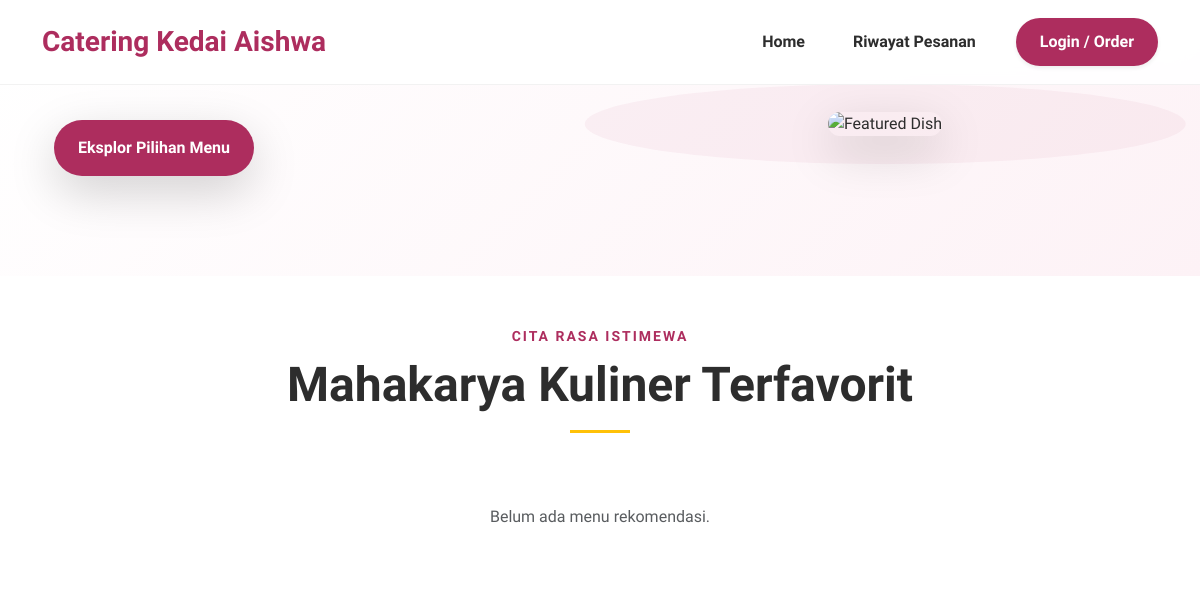
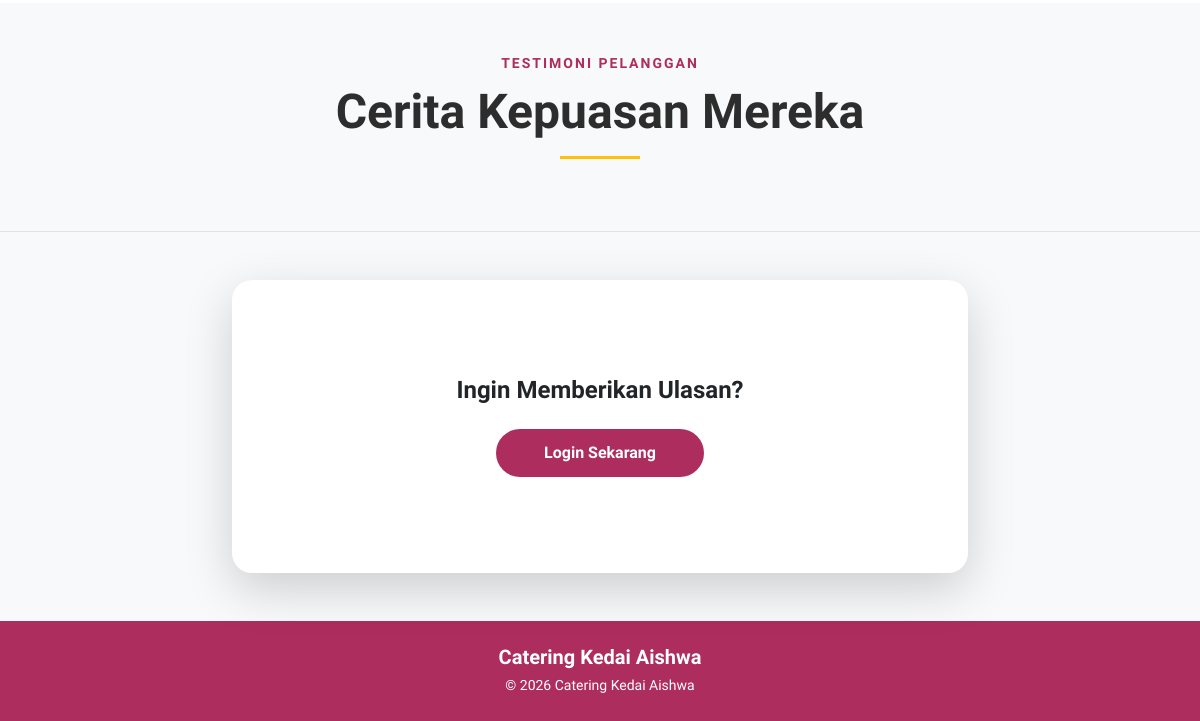
Before: /pelanggan/index.php with the older database file (2 pictures, top to bottom).
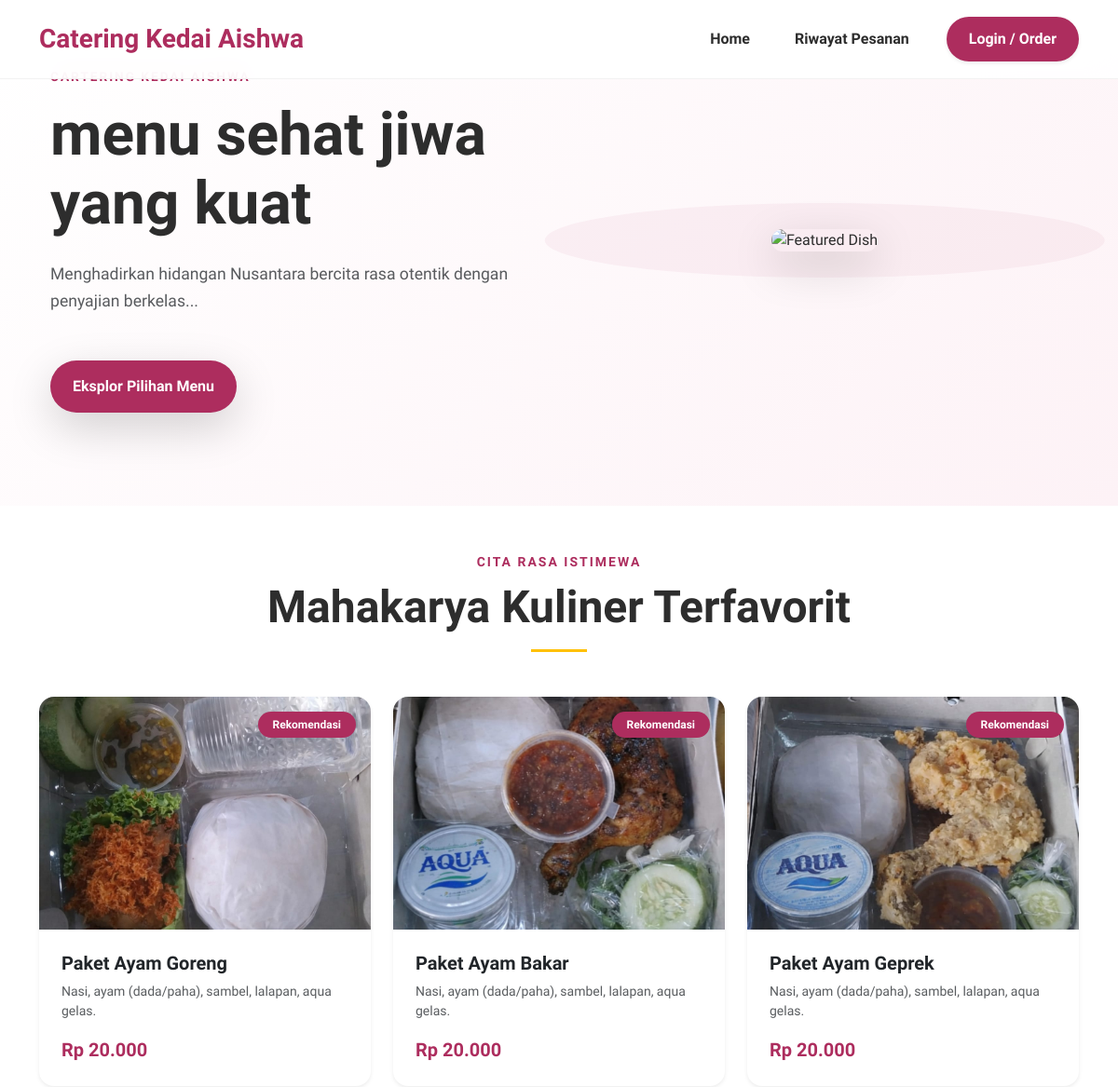
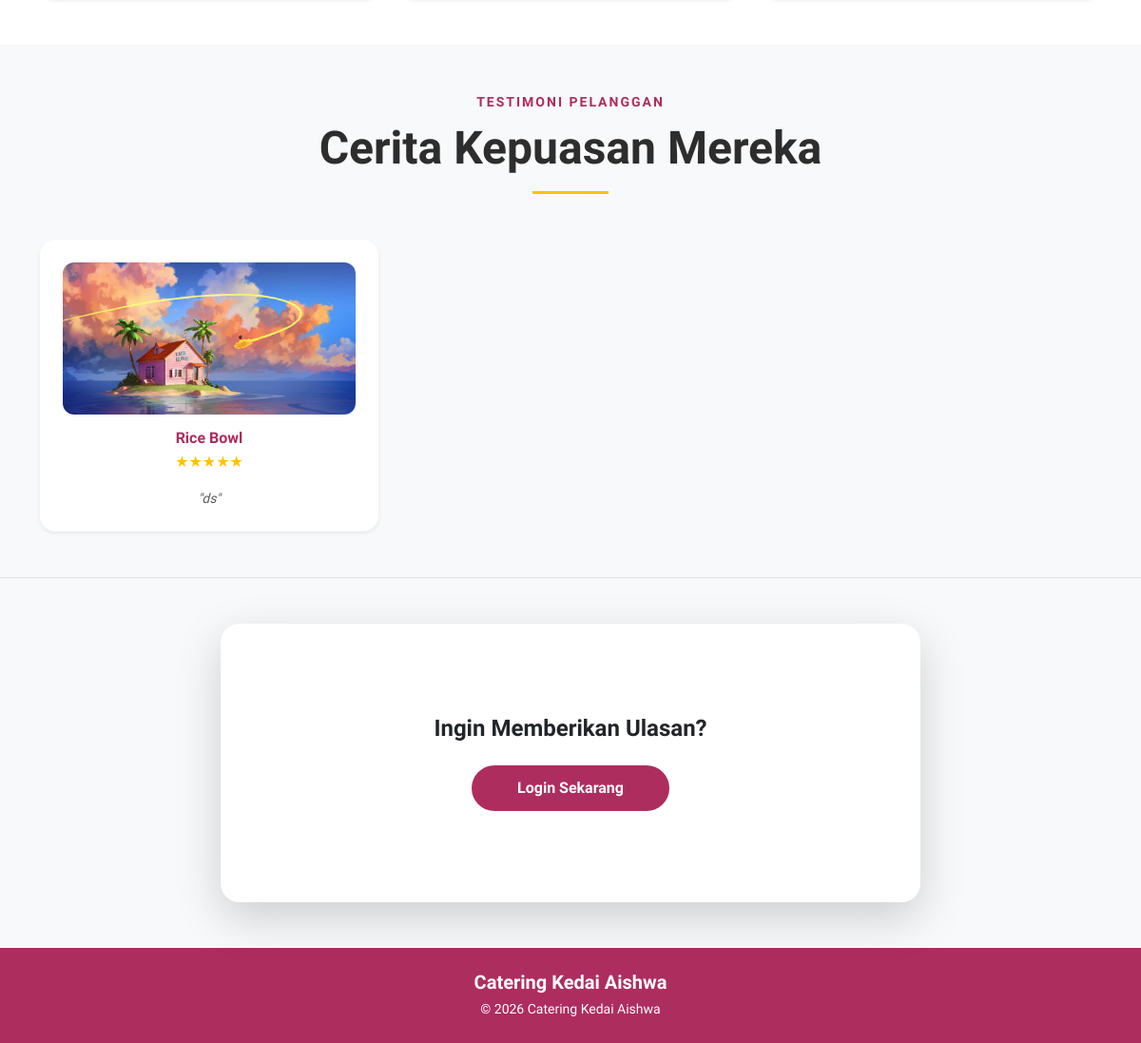
After: the same page with the newer database file (2 pictures, top to bottom).
### tables this page shows
CREATE TABLE `pengaturan_web` (
  `id` int(11) NOT NULL,
  `hero_tagline` varchar(100) DEFAULT NULL,
  `hero_judul` varchar(255) DEFAULT NULL,
  `hero_deskripsi` text DEFAULT NULL,
  `no_wa` varchar(20) DEFAULT NULL,
  `akun_fb` varchar(100) DEFAULT NULL,
  `alamat` text DEFAULT NULL
);

CREATE TABLE `menu` (
  `menu_id` int(11) NOT NULL,
  `nama_menu` varchar(100) DEFAULT NULL,
  `deskripsi` text DEFAULT NULL,
  `harga_satuan` int(11) DEFAULT NULL,
  `gambar` varchar(255) DEFAULT NULL,
  `kategori_id` int(11) DEFAULT NULL,
  `is_rekomendasi` tinyint(1) DEFAULT 0
);

CREATE TABLE `testimoni` (
  `id` int(11) NOT NULL,
  `nama_produk` varchar(100) NOT NULL,
  `rating` int(11) NOT NULL,
  `deskripsi` text NOT NULL,
  `foto` varchar(255) DEFAULT NULL,
  `waktu_masuk` timestamp NOT NULL DEFAULT current_timestamp()
);

### pelanggan/index.php (the view, shortened to what the changed rows need)
<?php
include "koneksi.php";
$query_pengaturan = mysqli_query($conn, "SELECT * FROM pengaturan_web WHERE id = 1");
$web = mysqli_fetch_assoc($query_pengaturan);
$menu_link = isset($_SESSION['user_email']) ? 'menu.php' : 'login.php';
?>
<!DOCTYPE html>
<html lang="id">
<head>
    <link href="https://cdn.jsdelivr.net/npm/bootstrap@5.3.0/dist/css/bootstrap.min.css" rel="stylesheet">
    <link rel="stylesheet" href="Landing Page.css">
</head>
<body>
    <section class="hero-section mt-5 pt-4">
        <div class="container">
            <div class="row align-items-center">
                <div class="col-lg-6 px-4">
                    <span class="hero-tagline text-uppercase mb-3 d-block" style="letter-spacing: 2px; font-size: 0.85rem; font-weight: 700; color: #ad2d5e;">
                    </span>
                    <h1 class="display-3 fw-bold mb-4" style="line-height: 1.15;">
                        <?php echo str_replace('Sentuhan Modern.', '<span class="text-pink">Sentuhan Modern.</span>', htmlspecialchars($web['hero_judul'])); ?>
                    </h1>
                    <p class="lead text-muted mb-5" style="font-size: 1.1rem; line-height: 1.7;">
                        <?php echo htmlspecialchars($web['hero_deskripsi']); ?>
                    </p>
                    <div class="d-flex gap-3 align-items-center">
                        <a href="<?php echo $menu_link; ?>" class="btn btn-pink shadow-lg px-4 py-3 fw-bold rounded-pill">Eksplor Pilihan Menu</a>
                    </div>
                </div>
            </div>
        </div>
    </section>
    <section id="menu" class="py-5">
        <div class="container">
            <div class="text-center mb-5">
                <h2 class="display-5 fw-bold mt-2">Mahakarya Kuliner Terfavorit</h2>
            </div>
            <div class="row g-4">
                <?php
                $query_rekomendasi = mysqli_query($conn, "SELECT * FROM menu WHERE is_rekomendasi = 1 LIMIT 3");
                if (mysqli_num_rows($query_rekomendasi) > 0):
                    while ($menu_fav = mysqli_fetch_assoc($query_rekomendasi)):
                ?>
                    <div class="col-md-6 col-lg-4">
                        <a href="<?php echo $menu_link; ?>" class="card h-100 border-0 shadow-sm rounded-4 overflow-hidden clickable-card">
                            <div class="position-relative">
                                <img src="img/<?php echo $menu_fav['gambar']; ?>" class="card-img-top" style="height: 250px; object-fit: cover;">
                                <span class="position-absolute top-0 end-0 m-3 badge bg-pink px-3 py-2 rounded-pill">Rekomendasi</span>
                            </div>
                            <div class="card-body p-4 d-flex flex-column justify-content-between">
                                <div>
                                    <h5 class="card-title fw-bold text-dark text-hover-pink mb-2"><?php echo htmlspecialchars($menu_fav['nama_menu']); ?></h5>
                                    <p class="card-text text-muted small"><?php echo htmlspecialchars($menu_fav['deskripsi']); ?></p>
                                </div>
                                <div class="mt-3">
                                    <span class="fw-bold text-pink fs-5">Rp <?php echo number_format($menu_fav['harga_satuan'], 0, ',', '.'); ?></span>
                                </div>
                            </div>
                        </a>
                    </div>
                <?php
                    endwhile;
                else:
                    echo '<div class="col-12 text-center py-4"><p class="text-muted">Belum ada menu rekomendasi.</p></div>';
                endif;
                ?>
            </div>
        </div>
    </section>
    <section id="testimoni" class="py-5 bg-light">
        <div class="container">
            <div class="text-center mb-5">
                <h2 class="display-5 fw-bold mt-2">Cerita Kepuasan Mereka</h2>
            </div>
            <div class="row g-4">
                <?php
                $query_testi = mysqli_query($conn, "SELECT * FROM testimoni ORDER BY id DESC LIMIT 3");
                while($testi = mysqli_fetch_assoc($query_testi)):
                ?>
                <div class="col-md-6 col-lg-4">
                    <div class="card h-100 border-0 shadow-sm rounded-4 p-4 text-center">
                        <?php if(!empty($testi['foto'])): ?>
                            <img src="img/<?php echo htmlspecialchars($testi['foto']); ?>" class="testi-img" alt="Foto Review">
                        <?php endif; ?>
                        <h6 class="fw-bold text-pink mb-1"><?php echo htmlspecialchars($testi['nama_produk']); ?></h6>
                        <div class="text-warning mb-3">
                            <?php
                            $rating = $testi['rating'] ?? 5;
                            for ($i = 1; $i <= 5; $i++) {
                                echo ($i <= $rating) ? '★' : '☆';
                            }
                            ?>
                        </div>
                        <p class="card-text text-muted small fst-italic mb-0">"<?php echo htmlspecialchars($testi['deskripsi']); ?>"</p>
                    </div>
                </div>
                <?php endwhile; ?>
            </div>
        </div>
    </section>
</body>
</html>

Changed rows visible on the page:
added pengaturan_web: hero_judul "menu sehat jiwa yang kuat", hero_deskripsi "Menghadirkan hidangan Nusantara bercita rasa otentik dengan penyajian berkelas..."
now on this page (row edited): menu: gambar (picture), nama_menu "Paket Ayam Goreng", deskripsi "Nasi, ayam (dada/paha), sambel, lalapan, aqua gelas.", harga_satuan "20.000"
now on this page (row edited): menu: gambar (picture), nama_menu "Paket Ayam Bakar", deskripsi "Nasi, ayam (dada/paha), sambel, lalapan, aqua gelas.", harga_satuan "20.000"
now on this page (row edited): menu: gambar (picture), nama_menu "Paket Ayam Geprek", deskripsi "Nasi, ayam (dada/paha), sambel, lalapan, aqua gelas.", harga_satuan "20.000"
added testimoni: foto (picture), nama_produk "Rice Bowl", rating 5 (drawn), deskripsi "ds"
Other visible differences:
text no longer shown: "Belum ada menu rekomendasi."
